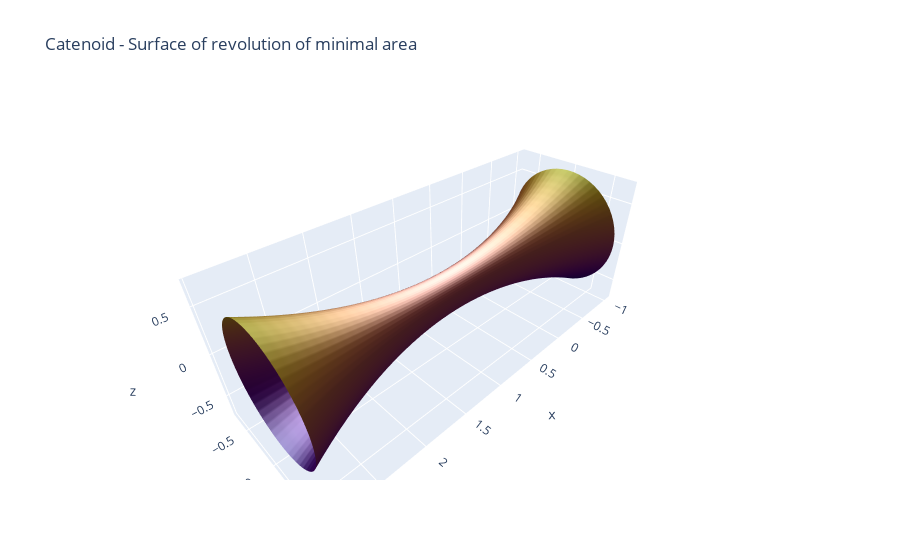

Notebook code cell kept with this figure:
### Code cell
X,Y,Z = revolve(x,y)
lighting_effects = dict(ambient=0.3, diffuse=0.2, roughness = 0.5, specular=0.6, fresnel=0.2)
fig = go.Figure(data=[go.Surface(z=Z,x=X,y=Y,
                                showscale=False,
                                 lighting=lighting_effects)
                                ])
fig.update_layout(title="Catenoid - Surface of revolution of minimal area")
fig.show()

### Figure 1 — Plotly figure (JSON) as saved in the notebook; plotly's stock layout.template omitted (floating-point values rounded to 4 significant figures; data arrays with more than 128 entries replaced by an {"elided": "..."} marker saying what was removed)
{"data": [{"lighting": {"ambient": 0.3, "diffuse": 0.2, "fresnel": 0.2, "roughness": 0.5, "specular": 0.6}, "showscale": false, "type": "surface", "x": {"elided": "60x40 float values"}, "y": {"elided": "60x40 float values"}, "z": {"elided": "60x40 float values"}}], "layout": {"title": {"text": "Catenoid - Surface of revolution of minimal area"}}}
